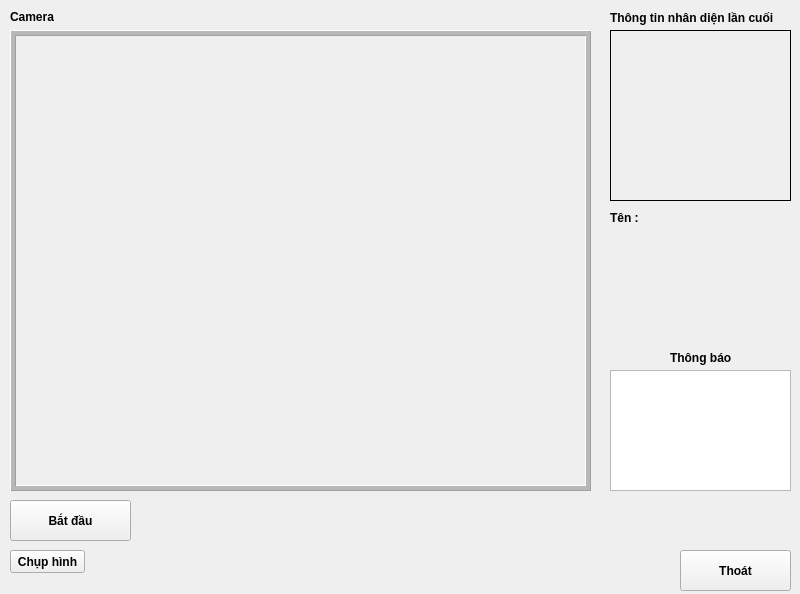
<?xml version="1.0" encoding="UTF-8"?>
<ui version="4.0">
 <class>MainWindow</class>
 <widget class="QMainWindow" name="MainWindow">
  <property name="geometry">
   <rect>
    <x>0</x>
    <y>0</y>
    <width>800</width>
    <height>594</height>
   </rect>
  </property>
  <property name="windowTitle">
   <string>MainWindow</string>
  </property>
  <widget class="QWidget" name="centralwidget">
   <widget class="QPushButton" name="btnStart">
    <property name="geometry">
     <rect>
      <x>10</x>
      <y>500</y>
      <width>121</width>
      <height>41</height>
     </rect>
    </property>
    <property name="font">
     <font>
      <weight>75</weight>
      <bold>true</bold>
     </font>
    </property>
    <property name="text">
     <string>Bắt đầu</string>
    </property>
   </widget>
   <widget class="QPushButton" name="btnCapture">
    <property name="geometry">
     <rect>
      <x>10</x>
      <y>550</y>
      <width>75</width>
      <height>23</height>
     </rect>
    </property>
    <property name="font">
     <font>
      <weight>75</weight>
      <bold>true</bold>
     </font>
    </property>
    <property name="text">
     <string>Chụp hình</string>
    </property>
   </widget>
   <widget class="QPushButton" name="btnExit">
    <property name="geometry">
     <rect>
      <x>680</x>
      <y>550</y>
      <width>111</width>
      <height>41</height>
     </rect>
    </property>
    <property name="font">
     <font>
      <weight>75</weight>
      <bold>true</bold>
     </font>
    </property>
    <property name="text">
     <string>Thoát</string>
    </property>
   </widget>
   <widget class="QLabel" name="videoFrame">
    <property name="geometry">
     <rect>
      <x>10</x>
      <y>30</y>
      <width>581</width>
      <height>461</height>
     </rect>
    </property>
    <property name="frameShape">
     <enum>QFrame::Box</enum>
    </property>
    <property name="frameShadow">
     <enum>QFrame::Raised</enum>
    </property>
    <property name="midLineWidth">
     <number>4</number>
    </property>
    <property name="text">
     <string/>
    </property>
   </widget>
   <widget class="QTextBrowser" name="textBrowser">
    <property name="geometry">
     <rect>
      <x>610</x>
      <y>370</y>
      <width>181</width>
      <height>121</height>
     </rect>
    </property>
   </widget>
   <widget class="QLabel" name="imageFrame">
    <property name="geometry">
     <rect>
      <x>610</x>
      <y>30</y>
      <width>181</width>
      <height>171</height>
     </rect>
    </property>
    <property name="minimumSize">
     <size>
      <width>181</width>
      <height>171</height>
     </size>
    </property>
    <property name="frameShape">
     <enum>QFrame::Box</enum>
    </property>
    <property name="text">
     <string/>
    </property>
   </widget>
   <widget class="QLabel" name="labelCamera">
    <property name="geometry">
     <rect>
      <x>10</x>
      <y>10</y>
      <width>47</width>
      <height>13</height>
     </rect>
    </property>
    <property name="font">
     <font>
      <weight>75</weight>
      <bold>true</bold>
     </font>
    </property>
    <property name="text">
     <string>Camera</string>
    </property>
   </widget>
   <widget class="QLabel" name="labelNotification">
    <property name="geometry">
     <rect>
      <x>670</x>
      <y>350</y>
      <width>71</width>
      <height>16</height>
     </rect>
    </property>
    <property name="font">
     <font>
      <weight>75</weight>
      <bold>true</bold>
     </font>
    </property>
    <property name="text">
     <string>Thông báo</string>
    </property>
   </widget>
   <widget class="QLabel" name="labelTT">
    <property name="geometry">
     <rect>
      <x>610</x>
      <y>10</y>
      <width>171</width>
      <height>16</height>
     </rect>
    </property>
    <property name="font">
     <font>
      <weight>75</weight>
      <bold>true</bold>
     </font>
    </property>
    <property name="text">
     <string>Thông tin nhân diện lần cuối</string>
    </property>
   </widget>
   <widget class="QLabel" name="labelName">
    <property name="geometry">
     <rect>
      <x>610</x>
      <y>210</y>
      <width>31</width>
      <height>16</height>
     </rect>
    </property>
    <property name="font">
     <font>
      <weight>75</weight>
      <bold>true</bold>
     </font>
    </property>
    <property name="text">
     <string>Tên :</string>
    </property>
   </widget>
   <widget class="QLabel" name="txtName">
    <property name="geometry">
     <rect>
      <x>640</x>
      <y>210</y>
      <width>141</width>
      <height>16</height>
     </rect>
    </property>
    <property name="text">
     <string/>
    </property>
   </widget>
  </widget>
 </widget>
 <resources/>
 <connections/>
</ui>
